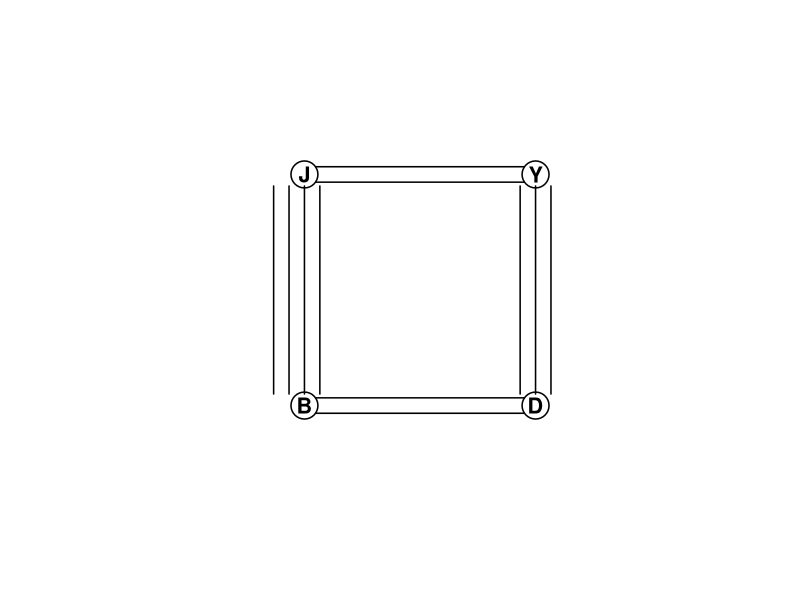
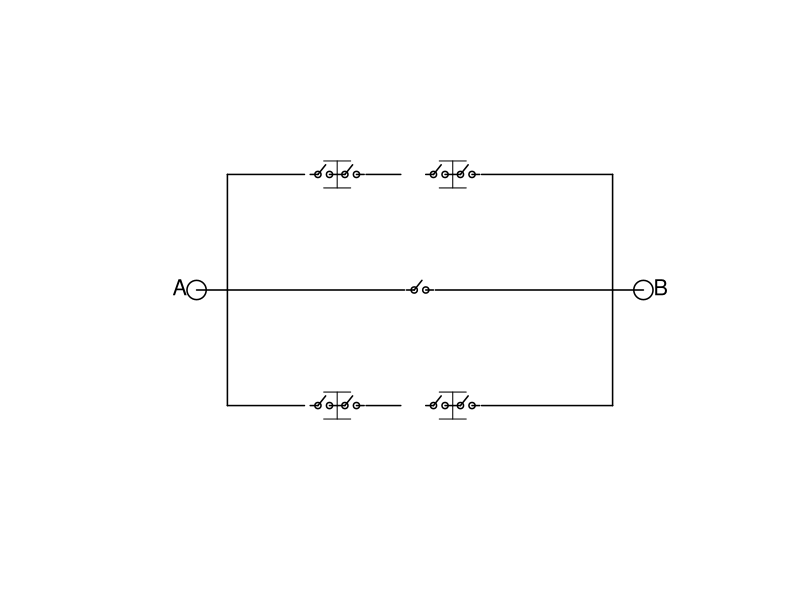

Write R code to recreate these figures, in order.
setwd("C:/Users/18904/Github/senior-mathematics/codes")
if(!dir.exists("../figures"))dir.create("../figures")
# week80-1: route node diagram (jia->yi 2, bing->ding 2, jia->bing 4, yi->ding 3)
draw1=function(){
  plot(0,0,xlim=c(0,10),ylim=c(0,10),type="n",asp=1,xlab="",ylab="",axes=FALSE)
  # nodes: jia(2,8), yi(8,8), bing(2,2), ding(8,2)
  # horizontal top: jia->yi 2 parallel lines (slightly offset)
  segments(2.3,8.2,7.7,8.2,lwd=1.5)
  segments(2.3,7.8,7.7,7.8,lwd=1.5)
  # horizontal bottom: bing->ding 2 parallel lines
  segments(2.3,2.2,7.7,2.2,lwd=1.5)
  segments(2.3,1.8,7.7,1.8,lwd=1.5)
  # vertical left: jia->bing 4 parallel lines
  segments(1.2,2.3,1.2,7.7,lwd=1.5)
  segments(1.6,2.3,1.6,7.7,lwd=1.5)
  segments(2.0,2.3,2.0,7.7,lwd=1.5)
  segments(2.4,2.3,2.4,7.7,lwd=1.5)
  # vertical right: yi->ding 3 parallel lines
  segments(7.6,2.3,7.6,7.7,lwd=1.5)
  segments(8.0,2.3,8.0,7.7,lwd=1.5)
  segments(8.4,2.3,8.4,7.7,lwd=1.5)
  # node circles
  symbols(2,8,circles=0.35,inches=FALSE,add=TRUE,lwd=1.5)
  symbols(8,8,circles=0.35,inches=FALSE,add=TRUE,lwd=1.5)
  symbols(2,2,circles=0.35,inches=FALSE,add=TRUE,lwd=1.5)
  symbols(8,2,circles=0.35,inches=FALSE,add=TRUE,lwd=1.5)
  text(2,8,"J",cex=1.3,font=2)
  text(8,8,"Y",cex=1.3,font=2)
  text(2,2,"B",cex=1.3,font=2)
  text(8,2,"D",cex=1.3,font=2)
}
cairo_pdf("../figures/week80-1.pdf",width=4,height=4,family="SimSun")
draw1()
dev.off()
svglite::svglite("../figures/week80-1.svg",width=4,height=4)
draw1()
dev.off()
# week80-2: circuit diagram A to B with 3 parallel branches
draw2=function(){
  plot(0,0,xlim=c(0,12),ylim=c(0,10),type="n",asp=1,xlab="",ylab="",axes=FALSE)
  # A node at (0.5,5), B node at (11.5,5)
  # vertical bus left at x=1 from y=2 to y=8, right at x=11
  segments(1,2,1,8,lwd=1.5)
  segments(11,2,11,8,lwd=1.5)
  segments(0.2,5,1,5,lwd=1.5)
  segments(11,5,11.8,5,lwd=1.5)
  symbols(0.2,5,circles=0.25,inches=FALSE,add=TRUE,lwd=1.5)
  symbols(11.8,5,circles=0.25,inches=FALSE,add=TRUE,lwd=1.5)
  text(0.2,5,"A",pos=2,cex=1.3)
  text(11.8,5,"B",pos=4,cex=1.3)
  # switch symbol: two circles with a diagonal line between, at given center
  sw=function(x,y){
    segments(x-0.35,y,x-0.15,y,lwd=1.5)
    segments(x+0.15,y,x+0.35,y,lwd=1.5)
    symbols(x-0.15,y,circles=0.08,inches=FALSE,add=TRUE,lwd=1.5)
    symbols(x+0.15,y,circles=0.08,inches=FALSE,add=TRUE,lwd=1.5)
    segments(x-0.15,y,x+0.05,y+0.25,lwd=1.5)
  }
  # top branch y=8: (two parallel switches) series (two parallel switches)
  segments(1,8,3,8,lwd=1.5)
  sw(3.5,8); sw(4.2,8)
  segments(4.6,8,5.5,8,lwd=1.5)
  # parallel group 1: small bridge
  segments(3.85,8.35,3.85,7.65,lwd=1)
  segments(3.5,8.35,4.2,8.35,lwd=1)
  segments(3.5,7.65,4.2,7.65,lwd=1)
  sw(6.5,8); sw(7.2,8)
  segments(7.6,8,11,8,lwd=1.5)
  segments(6.85,8.35,6.85,7.65,lwd=1)
  segments(6.5,8.35,7.2,8.35,lwd=1)
  segments(6.5,7.65,7.2,7.65,lwd=1)
  # middle branch y=5: single switch
  sw(6,5)
  segments(1,5,5.6,5,lwd=1.5)
  segments(6.4,5,11,5,lwd=1.5)
  # bottom branch y=2: same as top
  segments(1,2,3,2,lwd=1.5)
  sw(3.5,2); sw(4.2,2)
  segments(4.6,2,5.5,2,lwd=1.5)
  segments(3.85,2.35,3.85,1.65,lwd=1)
  segments(3.5,2.35,4.2,2.35,lwd=1)
  segments(3.5,1.65,4.2,1.65,lwd=1)
  sw(6.5,2); sw(7.2,2)
  segments(7.6,2,11,2,lwd=1.5)
  segments(6.85,2.35,6.85,1.65,lwd=1)
  segments(6.5,2.35,7.2,2.35,lwd=1)
  segments(6.5,1.65,7.2,1.65,lwd=1)
}
cairo_pdf("../figures/week80-2.pdf",width=4,height=4,family="SimSun")
draw2()
dev.off()
svglite::svglite("../figures/week80-2.svg",width=4,height=4)
draw2()
dev.off()
